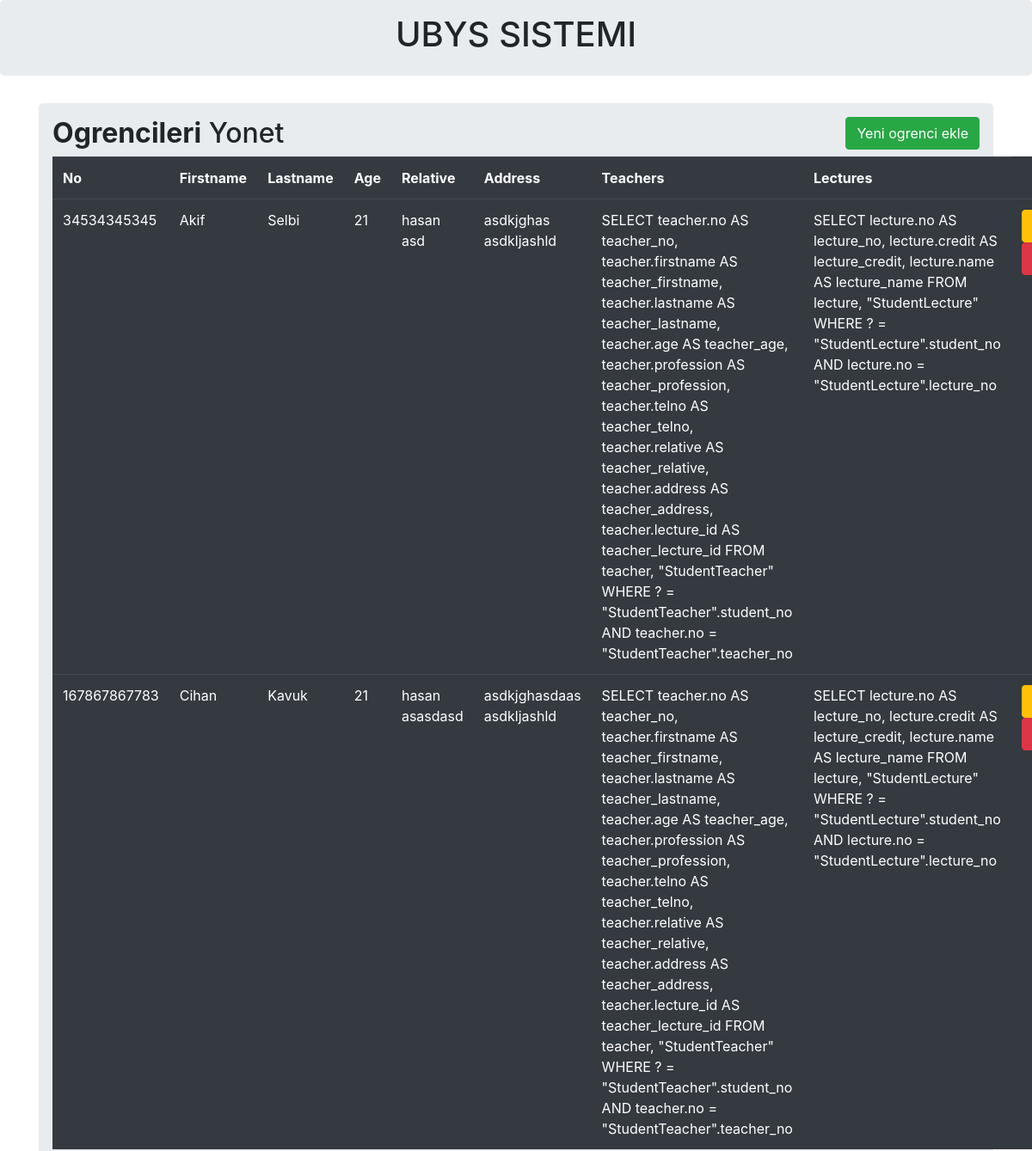
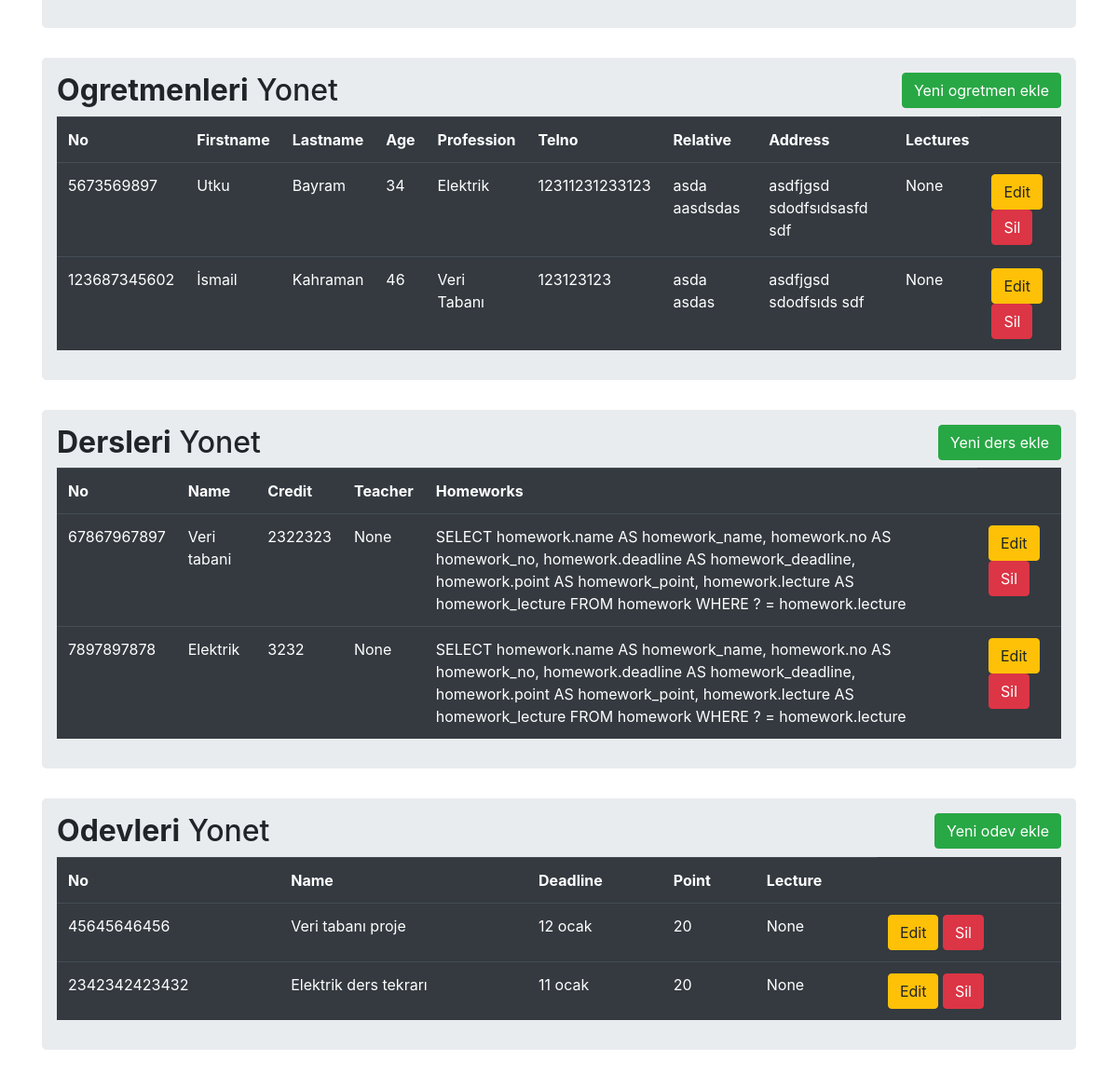
Before: / with the older database file (2 pictures, top to bottom).
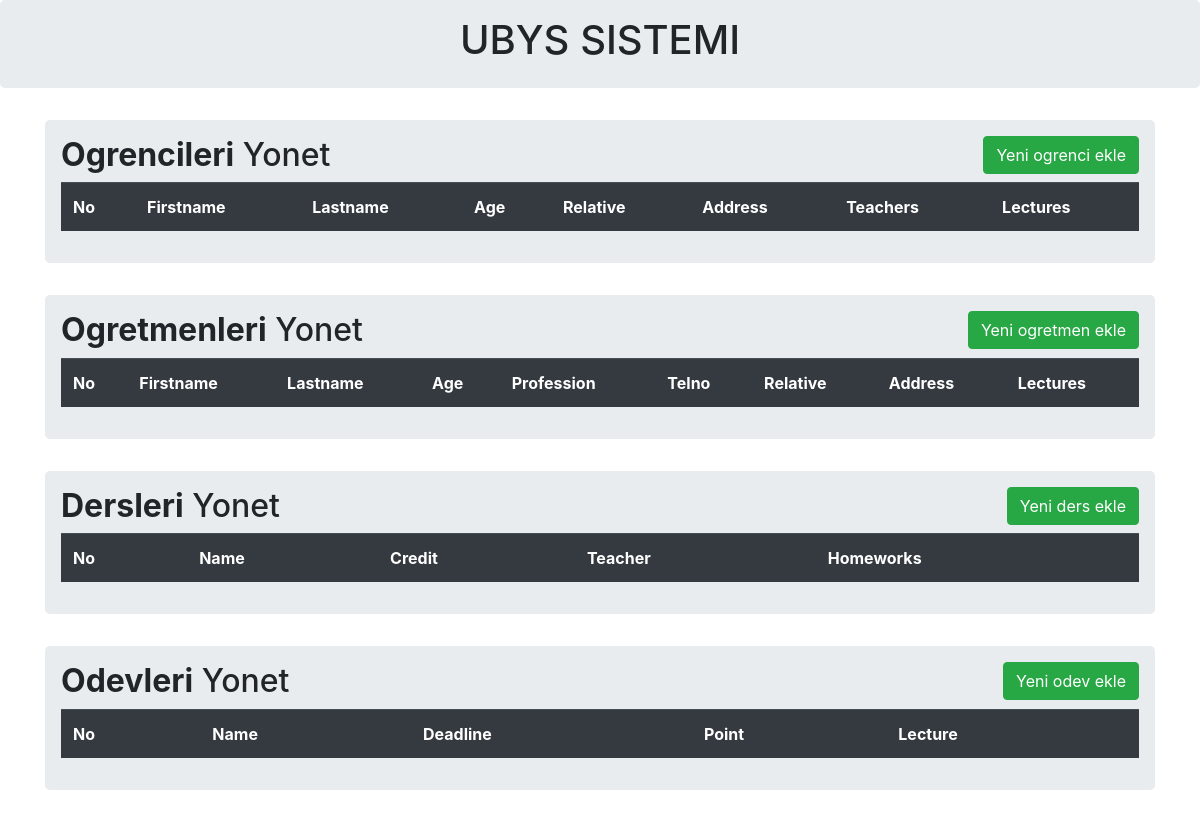
After: the same page with the newer database file.
### models.py (models this page shows)
class Student(db.Model):
    no = db.Column(db.Integer, primary_key=True)
    firstname = db.Column(db.String(200), nullable= False)
    lastname = db.Column(db.String(200), nullable= False)
    age = db.Column(db.Integer)
    relative = db.Column(db.String(200))
    address = db.Column(db.String(200))
    teachers = db.relationship('Teacher', secondary=student_teacher, lazy='dynamic', backref=db.backref('students', lazy='dynamic'))
    lectures = db.relationship('Lecture', secondary=student_lecture, lazy='dynamic', backref=db.backref('students', lazy='dynamic'))

class Teacher(db.Model):
    no = db.Column(db.Integer, primary_key =True)
    firstname = db.Column(db.String(200), nullable= False)
    lastname = db.Column(db.String(200), nullable= False)
    age = db.Column(db.Integer)
    profession = db.Column(db.String(200), nullable= False)
    telno = db.Column(db.Integer)
    relative = db.Column(db.String(200))
    address = db.Column(db.String(200))
    lecture_id = db.Column(db.Integer, db.ForeignKey('lecture.no'))
    lecture = db.relationship('Lecture', back_populates='teacher', uselist=False)

class Lecture(db.Model):
    no = db.Column(db.Integer, primary_key=True)
    credit = db.Column(db.Integer, nullable= False)
    name = db.Column(db.String(200), nullable=False)
    teacher = db.relationship('Teacher', back_populates = 'lecture', uselist=False)
    homeworks = db.relationship('Homework', backref='lecturename', lazy='dynamic')

class Homework(db.Model):
    name = db.Column(db.String(200), nullable=False)
    no = db.Column(db.Integer, primary_key =True)
    deadline = db.Column(db.String(200))
    point = db.Column(db.Integer, nullable= False)
    lecture = db.Column(db.Integer, db.ForeignKey('lecture.no'))

### main.py (the view)
@app.route('/')
def Index():
    all_data_students = Student.query.all()
    all_data_teachers = Teacher.query.all()
    all_data_lectures = Lecture.query.all()
    all_data_homeworks = Homework.query.all()
    return render_template('index.html', students=all_data_students, teachers=all_data_teachers, lectures=all_data_lectures, homeworks=all_data_homeworks)

### templates/index.html (shortened to what this page needs)
{% extends 'base.html'%}
{%block body%}
<div class="container">
   <div class="row">
      <div class="col md-12">
         <div class='jumbotron p-3'>
            <h2><b>Ogrencileri</b> Yonet<button type='button 'class='btn btn-success float-right' data-toggle="modal" data-target="#newstudent">Yeni ogrenci ekle</button> </h2>
            <table class="table table-hover table-dark">
               <tr>
                  <th>No</th>
                  <th>Firstname</th>
                  <th>Lastname</th>
                  <th>Age</th>
                  <th>Relative</th>
                  <th>Address</th>
                  <th>Teachers</th>
                  <th>Lectures</th>
               </tr>
               {% for row in students %}
               <tr>
                  <td>{{row.no}}</td>
                  <td>{{row.firstname}}</td>
                  <td>{{row.lastname}}</td>
                  <td>{{row.age}}</td>
                  <td>{{row.relative}}</td>
                  <td>{{row.address}}</td>
                  <td>{{row.teachers}}</td>
                  <td>{{row.lectures}}</td>
                  <td>
                     <a href="/update/{{row.no}}" class="btn btn-warning btn-xs" data-toggle="modal" data-target="#editstudent{{row.no}}">Edit</a>
                     <a href="/delete/Student/{{row.no}}" class="btn btn-danger btn-xs" onclick="return confirm('Emin misin?')">Sil</a>
                  </td>
               </tr>
               <div id="editstudent{{row.no}}" class="modal fade" role="dialog">
                  {%endfor%}
               </div>
            </table>
         </div>
      </div>
   </div>
</div>
<div class="container">
   <div class="row">
      <div class="col md-12">
         <div class='jumbotron p-3'>
            <h2><b>Ogretmenleri</b> Yonet<button type='button 'class='btn btn-success float-right' data-toggle="modal" data-target="#newteacher">Yeni ogretmen ekle</button> </h2>
            <table class="table table-hover table-dark">
               <tr>
                  <th>No</th>
                  <th>Firstname</th>
                  <th>Lastname</th>
                  <th>Age</th>
                  <th>Profession</th>
                  <th>Telno</th>
                  <th>Relative</th>
                  <th>Address</th>
                  <th>Lectures</th>
               </tr>
               {% for row in teachers %}
               <tr>
                  <td>{{row.no}}</td>
                  <td>{{row.firstname}}</td>
                  <td>{{row.lastname}}</td>
                  <td>{{row.age}}</td>
                  <td>{{row.profession}}</td>
                  <td>{{row.telno}}</td>
                  <td>{{row.relative}}</td>
                  <td>{{row.address}}</td>
                  <td>{{row.lecture}}</td>
                  <td>
                     <a href="/update/{{row.no}}" class="btn btn-warning btn-xs" data-toggle="modal" data-target="#editteacher{{row.no}}">Edit</a>
                     <a href="/delete/Teacher/{{row.no}}" class="btn btn-danger btn-xs" onclick="return confirm('Emin misin?')">Sil</a>
                  </td>
               </tr>
               <div id="editteacher{{row.no}}" class="modal fade" role="dialog">
                  {%endfor%}
               </div>
            </table>
         </div>
      </div>
   </div>
</div>
<div class="container">
   <div class="row">
      <div class="col md-12">
         <div class='jumbotron p-3'>
            <h2><b>Dersleri</b> Yonet<button type='button 'class='btn btn-success float-right' data-toggle="modal" data-target="#newlecture">Yeni ders ekle</button> </h2>
            <table class="table table-hover table-dark">
               <tr>
                  <th>No</th>
                  <th>Name</th>
                  <th>Credit</th>
                  <th>Teacher</th>
                  <th>Homeworks</th>
               </tr>
               {% for row in lectures %}
               <tr>
                  <td>{{row.no}}</td>
                  <td>{{row.name}}</td>
                  <td>{{row.credit}}</td>
                  <td>{{row.teacher}}</td>
                  <td>{{row.homeworks}}</td>
                  <td>
                     <a href="/update/{{row.no}}" class="btn btn-warning btn-xs" data-toggle="modal" data-target="#editlecture{{row.no}}">Edit</a>
                     <a href="/delete/Lecture/{{row.no}}" class="btn btn-danger btn-xs" onclick="return confirm('Emin misin?')">Sil</a>
                  </td>
               </tr>
               <div id="editlecture{{row.no}}" class="modal fade" role="dialog">
                  {%endfor%}
               </div>
            </table>
         </div>
      </div>
   </div>
</div>
<div class="container">
   <div class="row">
      <div class="col md-12">
         <div class='jumbotron p-3'>
            <h2><b>Odevleri</b> Yonet<button type='button 'class='btn btn-success float-right' data-toggle="modal" data-target="#newhomework">Yeni odev ekle</button> </h2>
            <table class="table table-hover table-dark">
               <tr>
                  <th>No</th>
                  <th>Name</th>
                  <th>Deadline</th>
                  <th>Point</th>
                  <th>Lecture</th>
               </tr>
               {% for row in homeworks %}
               <tr>
                  <td>{{row.no}}</td>
                  <td>{{row.name}}</td>
                  <td>{{row.deadline}}</td>
                  <td>{{row.point}}</td>
                  <td>{{row.lecture}}</td>
                  <td>
                     <a href="/update/{{row.no}}" class="btn btn-warning btn-xs" data-toggle="modal" data-target="#edithomework{{row.no}}">Edit</a>
                     <a href="/delete/Homework/{{row.no}}" class="btn btn-danger btn-xs" onclick="return confirm('Emin misin?')">Sil</a>
                  </td>
               </tr>
               <div id="edithomework{{row.no}}" class="modal fade" role="dialog">
                  {%endfor%}
               </div>
            </table>
         </div>
      </div>
   </div>
</div>
{%endblock%}

### templates/base.html (shortened to what this page needs)
<!DOCTYPE html>
<html lang="en">
<head>
    <link rel="stylesheet" href="https://stackpath.bootstrapcdn.com/bootstrap/4.4.1/css/bootstrap.min.css">
</head>
<body>
    {% block body %} {% endblock %}
</body>
</html>

### templates/header.html (shortened to what this page needs)
{% extends 'base.html'%}
{%block body%}
<div class="jumbotron p-3">
    <div class = "well text-center">
        <h1>UBYS SISTEMI</h1>
    </div>
</div>
{%endblock%}

Changed rows visible on the page:
removed Student: no "34534345345", firstname "Akif", lastname "Selbi", age "21", relative "hasan asd", address "asdkjghas asdkljashld", teachers "SELECT teacher.no AS teacher_no, teacher.firstname AS teacher_firstname, teacher.lastname AS teacher_lastname, teacher.age AS teacher_age, teacher.profession AS teacher_profession, teacher.telno AS teacher_telno, teacher.relative AS teacher_relative, teacher.address AS teacher_address, teacher.lecture_id AS teacher_lecture_id FROM teacher, \"StudentTeacher\" WHERE ? = \"StudentTeacher\".student_no AND teacher.no = \"StudentTeacher\".teacher_no", lectures "SELECT lecture.no AS lecture_no, lecture.credit AS lecture_credit, lecture.name AS lecture_name FROM lecture, \"StudentLecture\" WHERE ? = \"StudentLecture\".student_no AND lecture.no = \"StudentLecture\".lecture_no"
removed Student: no "167867867783", firstname "Cihan", lastname "Kavuk", age "21", relative "hasan asasdasd", address "asdkjghasdaas asdkljashld", teachers "SELECT teacher.no AS teacher_no, teacher.firstname AS teacher_firstname, teacher.lastname AS teacher_lastname, teacher.age AS teacher_age, teacher.profession AS teacher_profession, teacher.telno AS teacher_telno, teacher.relative AS teacher_relative, teacher.address AS teacher_address, teacher.lecture_id AS teacher_lecture_id FROM teacher, \"StudentTeacher\" WHERE ? = \"StudentTeacher\".student_no AND teacher.no = \"StudentTeacher\".teacher_no", lectures "SELECT lecture.no AS lecture_no, lecture.credit AS lecture_credit, lecture.name AS lecture_name FROM lecture, \"StudentLecture\" WHERE ? = \"StudentLecture\".student_no AND lecture.no = \"StudentLecture\".lecture_no"
removed Teacher: no "5673569897", firstname "Utku", lastname "Bayram", age "34", profession "Elektrik", telno "12311231233123", relative "asda aasdsdas", address "asdfjgsd sdodfsıdsasfd sdf", lecture "None"
removed Teacher: no "123687345602", firstname "İsmail", lastname "Kahraman", age "46", profession "Veri Tabanı", telno "123123123", relative "asda asdas", address "asdfjgsd sdodfsıds sdf", lecture "None"
removed Lecture: no "67867967897", name "Veri tabani", credit "2322323", teacher "None", homeworks "SELECT homework.name AS homework_name, homework.no AS homework_no, homework.deadline AS homework_deadline, homework.point AS homework_point, homework.lecture AS homework_lecture FROM homework WHERE ? = homework.lecture"
removed Lecture: no "7897897878", name "Elektrik", credit "3232", teacher "None", homeworks "SELECT homework.name AS homework_name, homework.no AS homework_no, homework.deadline AS homework_deadline, homework.point AS homework_point, homework.lecture AS homework_lecture FROM homework WHERE ? = homework.lecture"
removed Homework: no "45645646456", name "Veri tabanı proje", deadline "12 ocak", point "20", lecture "None"
removed Homework: no "2342342423432", name "Elektrik ders tekrarı", deadline "11 ocak", point "20", lecture "None"
